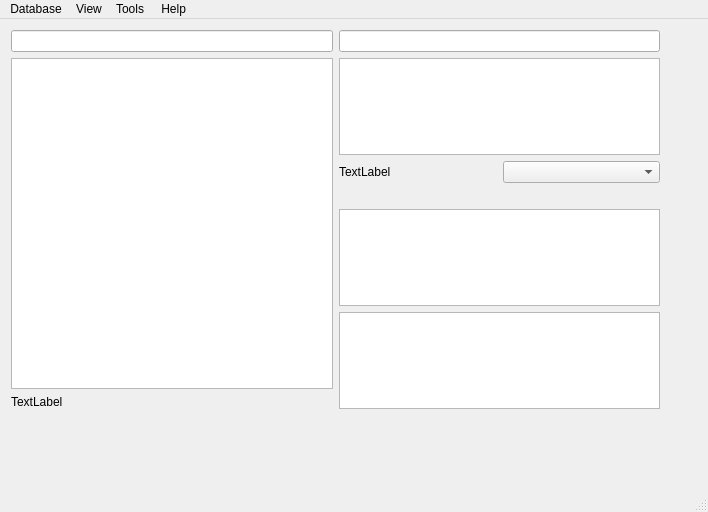
<?xml version="1.0" encoding="UTF-8"?>
<ui version="4.0">
 <class>MainWindowClass</class>
 <widget class="QMainWindow" name="MainWindowClass">
  <property name="geometry">
   <rect>
    <x>0</x>
    <y>0</y>
    <width>708</width>
    <height>512</height>
   </rect>
  </property>
  <property name="windowTitle">
   <string>MainWindow</string>
  </property>
  <widget class="QWidget" name="centralWidget">
   <widget class="QWidget" name="horizontalLayoutWidget">
    <property name="geometry">
     <rect>
      <x>0</x>
      <y>0</y>
      <width>671</width>
      <height>401</height>
     </rect>
    </property>
    <layout class="QHBoxLayout" name="mainLayout">
     <item>
      <layout class="QVBoxLayout" name="categoriesLayout">
       <item>
        <widget class="QLineEdit" name="lineEdit"/>
       </item>
       <item>
        <widget class="QListView" name="listView"/>
       </item>
       <item>
        <widget class="QLabel" name="label">
         <property name="text">
          <string>TextLabel</string>
         </property>
        </widget>
       </item>
      </layout>
     </item>
     <item>
      <layout class="QVBoxLayout" name="tasksLayout">
       <item>
        <widget class="QLineEdit" name="lineEdit_2"/>
       </item>
       <item>
        <widget class="QListView" name="listView_2"/>
       </item>
       <item>
        <layout class="QHBoxLayout" name="horizontalLayout">
         <item>
          <widget class="QLabel" name="label_2">
           <property name="text">
            <string>TextLabel</string>
           </property>
          </widget>
         </item>
         <item>
          <widget class="QComboBox" name="comboBox"/>
         </item>
        </layout>
       </item>
       <item>
        <spacer name="horizontalSpacer">
         <property name="orientation">
          <enum>Qt::Horizontal</enum>
         </property>
         <property name="sizeHint" stdset="0">
          <size>
           <width>40</width>
           <height>20</height>
          </size>
         </property>
        </spacer>
       </item>
       <item>
        <widget class="QListView" name="listView_3"/>
       </item>
       <item>
        <widget class="QTextEdit" name="textEdit"/>
       </item>
      </layout>
     </item>
    </layout>
   </widget>
  </widget>
  <widget class="QMenuBar" name="menuBar">
   <property name="geometry">
    <rect>
     <x>0</x>
     <y>0</y>
     <width>708</width>
     <height>21</height>
    </rect>
   </property>
   <widget class="QMenu" name="menuDatabase">
    <property name="title">
     <string>Database</string>
    </property>
    <addaction name="actionNew"/>
    <addaction name="actionOpen"/>
    <addaction name="actionSave"/>
    <addaction name="actionSaveAs"/>
    <addaction name="separator"/>
    <addaction name="actionExit"/>
   </widget>
   <widget class="QMenu" name="menuHelp">
    <property name="title">
     <string> Help</string>
    </property>
    <addaction name="actionSourceCodeOnGitHub"/>
    <addaction name="actionLatestReleasesOnGitHub"/>
    <addaction name="separator"/>
    <addaction name="actionAbout"/>
   </widget>
   <widget class="QMenu" name="menuTools">
    <property name="title">
     <string>Tools</string>
    </property>
    <addaction name="actionSettings"/>
   </widget>
   <widget class="QMenu" name="menuView">
    <property name="title">
     <string>View</string>
    </property>
    <widget class="QMenu" name="menuSortBy">
     <property name="title">
      <string>Sort by</string>
     </property>
     <addaction name="actionTitle"/>
     <addaction name="actionPublicationDate"/>
     <addaction name="actionFinishDate"/>
    </widget>
    <widget class="QMenu" name="menuSortOrder">
     <property name="title">
      <string>Sort order</string>
     </property>
     <addaction name="actionAscending"/>
     <addaction name="actionDescending"/>
    </widget>
    <addaction name="actionShowCompletedTasks"/>
    <addaction name="separator"/>
    <addaction name="menuSortBy"/>
    <addaction name="menuSortOrder"/>
   </widget>
   <addaction name="menuDatabase"/>
   <addaction name="menuView"/>
   <addaction name="menuTools"/>
   <addaction name="menuHelp"/>
  </widget>
  <widget class="QStatusBar" name="statusBar"/>
  <action name="actionNew">
   <property name="text">
    <string>New</string>
   </property>
  </action>
  <action name="actionOpen">
   <property name="text">
    <string>Open...</string>
   </property>
  </action>
  <action name="actionSave">
   <property name="text">
    <string>Save</string>
   </property>
  </action>
  <action name="actionSaveAs">
   <property name="text">
    <string>Save As...</string>
   </property>
  </action>
  <action name="actionSeparator">
   <property name="text">
    <string>-</string>
   </property>
  </action>
  <action name="actionExit">
   <property name="text">
    <string>Exit</string>
   </property>
  </action>
  <action name="actionAbout">
   <property name="text">
    <string>About</string>
   </property>
  </action>
  <action name="actionSettings">
   <property name="text">
    <string>Settings...</string>
   </property>
  </action>
  <action name="actionSourceCodeOnGitHub">
   <property name="text">
    <string>Windos source code on GitHub</string>
   </property>
  </action>
  <action name="actionLatestReleasesOnGitHub">
   <property name="text">
    <string>Windos latest releases on GitHub</string>
   </property>
  </action>
  <action name="actionShowCompletedTasks">
   <property name="checkable">
    <bool>true</bool>
   </property>
   <property name="text">
    <string>Show completed tasks</string>
   </property>
  </action>
  <action name="actionTitle">
   <property name="checkable">
    <bool>true</bool>
   </property>
   <property name="checked">
    <bool>true</bool>
   </property>
   <property name="text">
    <string>Title</string>
   </property>
  </action>
  <action name="actionPublicationDate">
   <property name="checkable">
    <bool>true</bool>
   </property>
   <property name="text">
    <string>Publication date</string>
   </property>
  </action>
  <action name="actionFinishDate">
   <property name="checkable">
    <bool>true</bool>
   </property>
   <property name="text">
    <string>Finish date</string>
   </property>
  </action>
  <action name="actionAscending">
   <property name="checkable">
    <bool>true</bool>
   </property>
   <property name="checked">
    <bool>true</bool>
   </property>
   <property name="text">
    <string>Ascending</string>
   </property>
  </action>
  <action name="actionDescending">
   <property name="checkable">
    <bool>true</bool>
   </property>
   <property name="text">
    <string>Descending</string>
   </property>
  </action>
 </widget>
 <layoutdefault spacing="6" margin="11"/>
 <resources>
  <include location="MainWindow.qrc"/>
 </resources>
 <connections/>
</ui>
